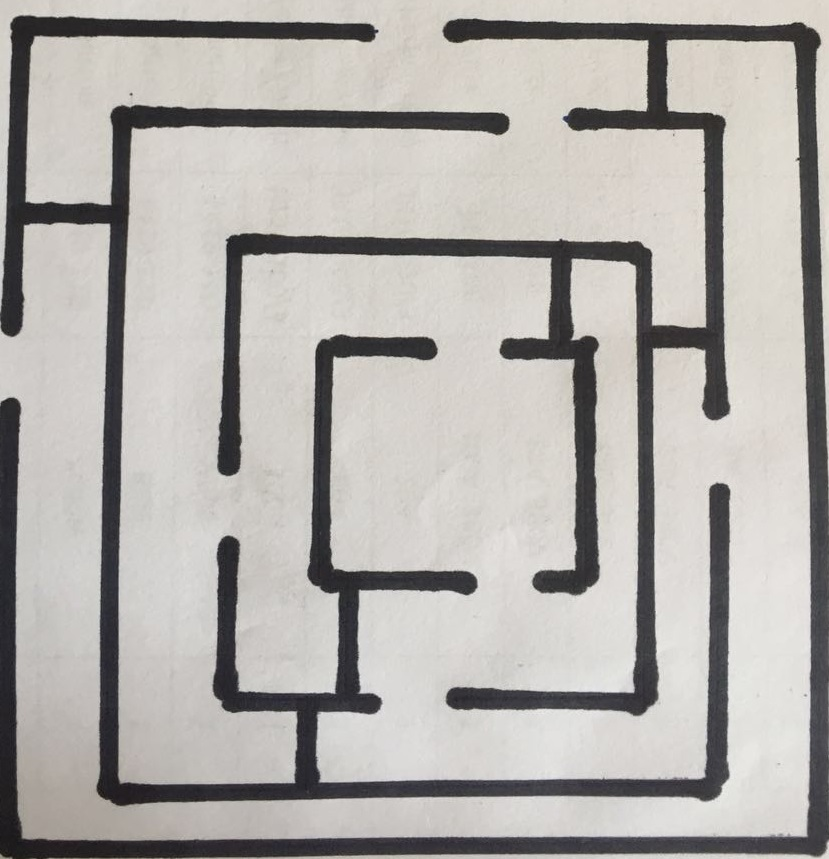
#> input picture new4.jpg, 829 x 859 px
$ python 'Code for line transform.py'
#> lines starting #> are read from the running program, lines starting #| are printed output that depends on the picture; after the words box and inside, x2 and y2 are one past the last pixel; in counts of white or black regions, pixels touching at a corner belong together
import numpy as np
import cv2
import matplotlib
from PIL import Image
import os.path

i = Image.open('new4.jpg')               #open the image
#> i is the input picture: PIL image 829x859 RGB; mean R, G, B 177.7, 174.6, 171
height,width=i.size                      #find the image dimensions
#> height = 829; width = 859
iar = np.array(i)                       #creating an array
blank=np.zeros((1500,1500,3),np.uint8)  #create a blank enviromnent for sketching
blank.fill(255);
i=0                                     #row count
j=0                                     #column count

for i in range(width-1):                   #As long as the count is within row bounds
        for j in range(height-1):           #As long as the count is within column bounds
            a,b,c=(iar[i,j])            #Setting the BGR values of the pixel
            if (a<100):                 #If a black pixel is detected
                blank=cv2.line(blank,(i+5,j+5),(i+6,j+6),(0,0,0),1)  #plot the pixel
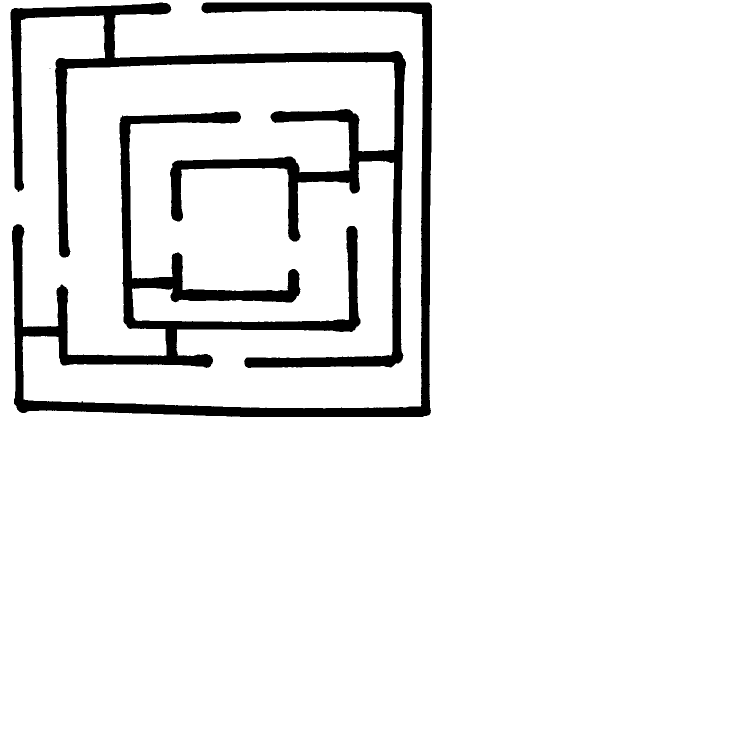
#> blank: shape (1500, 1500, 3) (shown at 1/2 size); 93% white; 3 black regions (1 under 20 px), largest, box (x1, y1, x2, y2) and area: (24, 5, 864, 834) 87836, (21, 5, 812, 736) 69931

cv2.imwrite('beforeRotation.jpg',blank) #Save the image
img=cv2.imread('beforeRotation.jpg',0)  #Read the saved image as grayscale
#> img: shape (1500, 1500); min 0, max 255, mean 237.1
rows,cols=img.shape                     #Get the Black and white pixel values
#> rows = 1500; cols = 1500
M = cv2.getRotationMatrix2D((cols/2,rows/2),270,1) #Rotate by 270 degrees
dst = cv2.warpAffine(img,M,(cols,rows)) #Format the image to actual size
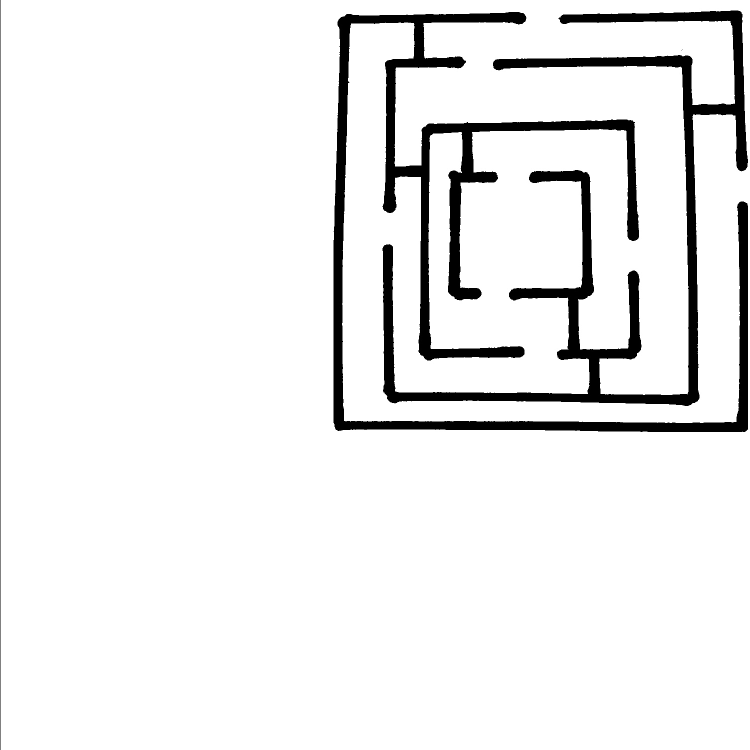
#> dst: shape (1500, 1500) (shown at 1/2 size); min 0, max 255, mean 236.9
cv2.imwrite('After Rotation.jpg',dst)   #Save the rotated image
im = np.fliplr((cv2.imread('After Rotation.jpg',0))) #Reflect the image by y axis
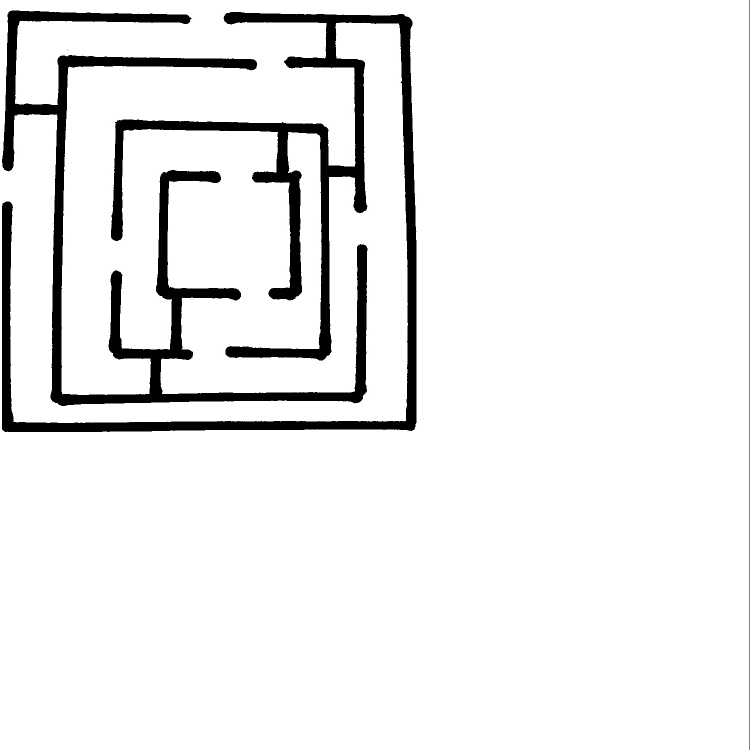
#> im: shape (1500, 1500) (shown at 1/2 size); min 0, max 255, mean 237
cv2.imwrite('After Reflection.jpg',im)  #Save the final image
print('Done')                           #Display a success message
